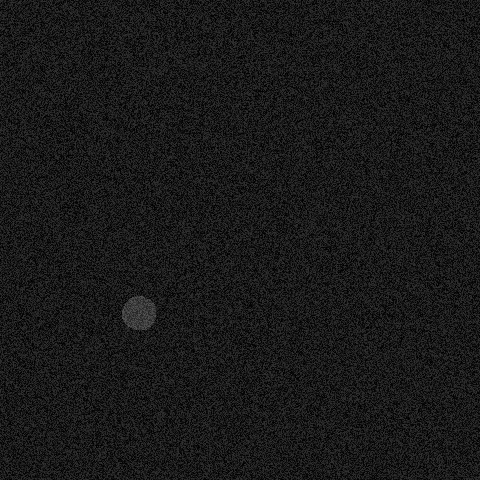
#> input picture DASTA-baptist_branch/ground_station/generated/img10.png, 480 x 480 px, given in place of the camera
$ python irCam.py
#> lines starting #> are read from the running program, lines starting #| are printed output that depends on the picture; after the words box and inside, x2 and y2 are one past the last pixel; in counts of white or black regions, pixels touching at a corner belong together
#> in main, originalFrame is the input picture: shape (480, 480, 3); min 0, max 86, mean 25.1
import cv2
import numpy as np
from skimage.morphology import skeletonize
import time

#structure "entity" pour stocker des informations sur un segment de l'image
class Entity:
    def __init__(self, centoid, endPoints, distances, skeletonLength):
        self.centoid = centoid # centre de l'entité
        self.endPoints = endPoints #liste des extrémités du squelette de l'entité
        self.distances = distances #liste des distances des extrémités au bord le plus proche
        self.skeletonLength = skeletonLength #longueur du squelette de l'entité

    def chosePoints(self, distanceThreshold=4):
        #si le squelette n'a pas d'extrémité (donc pas de endPoints), on retourne le centre de l'entité, cela arrive pour les objets parfaitement ronds
        if len(self.endPoints)==0:
            return [[self.centoid[0],self.centoid[1]]]

        #si la longueur du squelette est plus grande que distanceThreshold fois la distance maximale à chaque extrémité, ça veut dire que l'entité est longue, donc on retourne les extrémités
        if (self.skeletonLength>distanceThreshold*np.max(self.distances)):
            return self.endPoints
        else:
            return [[self.centoid[0],self.centoid[1]]]#sinon on retourne le centre de l'entité car c'est probablement un objet plus ou moins rond

    def __str__(self):
        return f"Centoid: {self.centoid}, EndPoints: {self.endPoints}, Distances: {self.distances}, SkeletonLength: {self.skeletonLength}"

def scanEntities(labels):
    """
    Cette fonction prend en entrée une image de labels et retourne une liste d'entités, chaque entité contient des informations sur un segment de l'image

    labels: np.array, image de labels -> chaque pixel de l'image est un entier qui correspond à un label, les pixels qui ont le même label font partie du même segment

    on retourne une liste d'entités, chaque entité contient:
    - le centoid du segment
    - les endPoints du squelette du segment
    - les distances transformées aux endPoints
    - la longueur du squelette
    """
    n_entities = np.max(labels) #nombre de labels
    entities = [] #liste d'entités à retourner à la fin
    kernel = np.array([[1,1,1],[1,10,1],[1,1,1]]) #kernel pour trouver les endPoints du squelette

    for i in range(1,n_entities+1):

        #séparer le label i du reste de l'image
        mask = np.zeros(labels.shape,dtype=np.uint8)
        mask[labels==i] = 1

        #calculer le centoid du label
        M = cv2.moments(mask)
        if M["m00"] == 0:
            continue
        centoid = (M["m01"] / M["m00"],M["m10"] / M["m00"])

        #squelettiser le label, le resultat est une image binaire
        skeleton = np.uint8(skeletonize(mask))

        #convolution du squelette avec le kernel, les extrémités (une seule connection) sont les pixels qui ont exactement une valeur de 11 après la convolution
        endPoints = np.uint16(np.argwhere(cv2.filter2D(skeleton,-1,kernel)==11))

        #calculer la longueur du squelette
        skeletonLength = np.sum(skeleton)

        #calculer la transformée de distance pour ce label -> la distance transformée est la distance de chaque pixel au bord le plus proche
        distTransorm = cv2.distanceTransform(mask,cv2.DIST_L2,5)

        #on ne garde que les distances aux endPoints -> si seulement on pouvait ne calculer la transformée de distance que pour les endPoints, ça serait plus rapide
        distances = distTransorm[endPoints[:,0],endPoints[:,1]]

        #on crée une nouvelle entité et on l'ajoute à la liste
        entities.append(Entity(centoid, endPoints, distances, skeletonLength))

    return entities

def preProcess(grayScale, expectedEntities, threshold=80):
    #normaliser l'image permet d'aussi bien traiter les images dans lesquelles il y a beaucoup de lumière que celles dans lesquelles il y en a peu -> attention au bruit et à l'environnement qui doit rester moins lumineux que les leds
#> called with expectedEntities = 2, threshold = 80
    normalized = np.uint8(np.round(255.0/np.float64(np.max(grayScale))*np.float32(grayScale)))
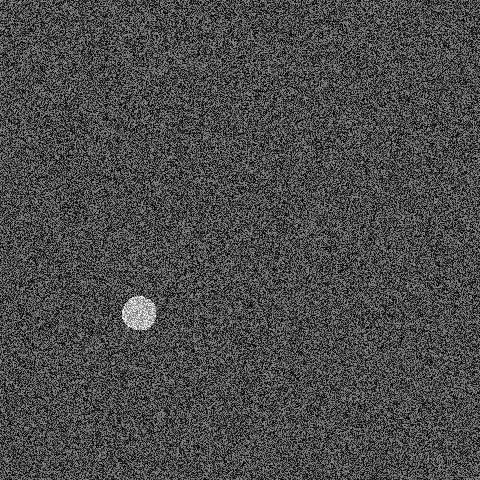
#> normalized: shape (480, 480); min 0, max 255, mean 74.5

    # on seuilise l'image pour ne garder que les objets qui sont les plus lumineux
    thresholded = cv2.threshold(normalized,threshold,255,cv2.THRESH_BINARY)[1] #si besoin pour de meilleurs résultats, il faudra utiliser une seuil à hystérésis plutôt qu'un seuil simple, mais pour l'instant ça marche bien avec un seuil de 110
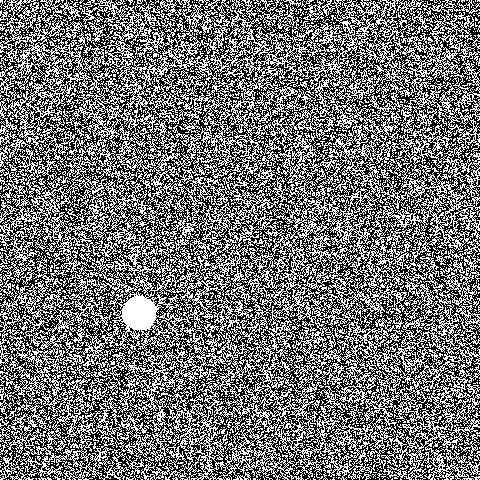
#> thresholded: shape (480, 480); 45.2% white in thin lines or dots

    #on sépare les objets qui ne se touchent pas
    ret, labels = cv2.connectedComponents(np.uint8(thresholded))
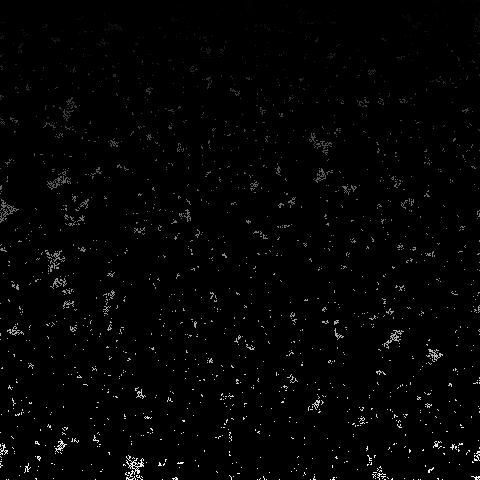
#> labels: shape (480, 480) int32; min 0, max 1794, mean 26; drawn with min black and max white
#> ret = 1795

    n_labels = np.max(labels)
#> n_labels = 1794

    #si il y a trop de labels, c'est peut-être parce qu'une led apparait en plusieurs morceaux, on peut essayer de dilater l'image pour refermer les petits trous
    if np.max(labels)>expectedEntities:
        kernel = np.ones((5,5),np.uint8)
        dilated = cv2.dilate(thresholded,kernel,iterations = 1)
#> dilated: shape (480, 480); every value is 255
        ret, labels = cv2.connectedComponents(np.uint8(dilated))
#> labels: shape (480, 480) int32; every value is 1
#> ret = 2

    return labels

def process(grayScale,expectedEntities):
    #on prétraite l'image pour en extraire les différents objets
    labels = preProcess(grayScale,expectedEntities)

    #on compte le nombre d'objets
    n_labels = np.max(labels)
#> n_labels = 1

    # s'il y a trop d'objet, c'est probablement du bruit
    if n_labels>expectedEntities:
        return []

    #mais sinon on cherche à décrire les entités, on cherche à carractériser leur forme pour proposer des positions des leds
    entities = scanEntities(labels)
#> after the loop in scanEntities, `for i in range(1,n_entities+1):`:
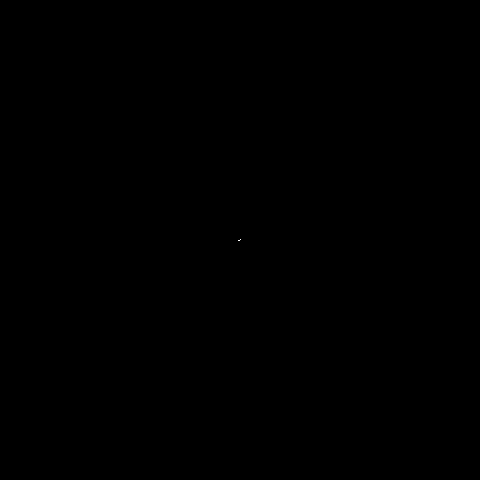
#> skeleton: shape (480, 480); values 0 (black) and 1 (white), 0% white in thin lines or dots, all inside (x1, y1, x2, y2) = (238, 239, 241, 241)
#> entities = 1 item

    #on retourne les points choisi des entités dans une liste -> c'est ce qu'on va envoyer en bluetooth
    return [entity.chosePoints() for entity in entities]


ledNumber = 2 #nombre de leds attendues


def init():
    print("opening camera")
    cap = cv2.VideoCapture(1)
    # set to 480p
    # cap.set(cv2.CAP_PROP_FRAME_WIDTH, 640)
    # cap.set(cv2.CAP_PROP_FRAME_HEIGHT, 480)

    return cap


def main(cap):
    ret,originalFrame = cap.read()

    if ret is False:
        return None, None

    #tout le traitement se fait en niveau de gris
    gray = cv2.cvtColor(originalFrame, cv2.COLOR_BGR2GRAY)

    #on traite l'image
    entity_points = process(gray, expectedEntities=ledNumber)
#> entity_points = [[[239.5, 239.5]]]


    return entity_points, originalFrame


if __name__ == "__main__":
    cap = init()

    while(cap.isOpened()):

        entity_points, originalFrame = main(cap)
#> entity_points = [[[239.5, 239.5]]]
        if originalFrame is None:
            continue

        #pour l'affichage, on veut une image plus grande et en couleur (originalFrame l'est déjà)
        frame2show = cv2.resize(originalFrame,(originalFrame.shape[1]*2,originalFrame.shape[0]*2))
        #on ajoute le nombre de d'objets trouvés sur l'image
        cv2.putText(frame2show,str(len(entity_points))+ "/"+str(ledNumber),(50,50), cv2.FONT_HERSHEY_SIMPLEX, 1,(255,255,255),2,cv2.LINE_AA)
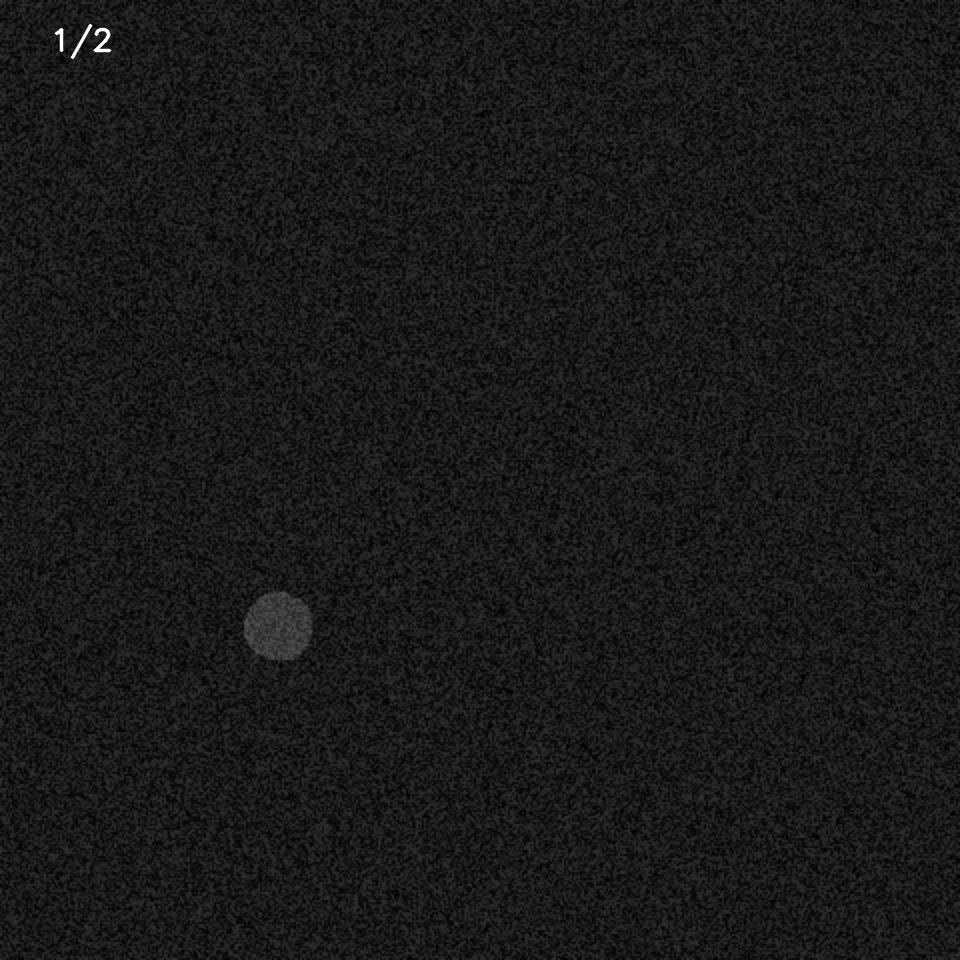
#> frame2show: shape (960, 960, 3); min 0, max 255, mean 25.2
        #et on les ajoute sur l'image
        for segment in entity_points:
            for point in segment:
                cv2.circle(frame2show,(round(point[1]*2),round(point[0]*2)), 5, (0,0,255), -1)
#> this loop made 1 pass
#> frame2show: shape (960, 960, 3); 0.01% of pixels changed, all inside (x1, y1, x2, y2) = (474, 474, 485, 485)

        #puis on affiche l'image
        cv2.imshow('frame',frame2show)
        if cv2.waitKey(1) & 0xFF == ord('q'):
#> (key q is pressed here)
            break

$ run again, on DASTA-baptist_branch/ground_station/generated/img102.png
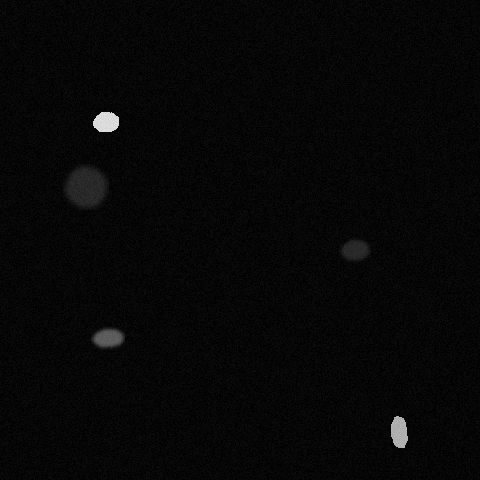
#> input picture DASTA-baptist_branch/ground_station/generated/img102.png, 480 x 480 px, given in place of the camera
#> in main, originalFrame is the input picture: shape (480, 480, 3); min 0, max 225, mean 7
#> in preProcess, `thresholded = cv2.threshold(normalized,threshold,255,cv2.THRESH_BINARY..`:
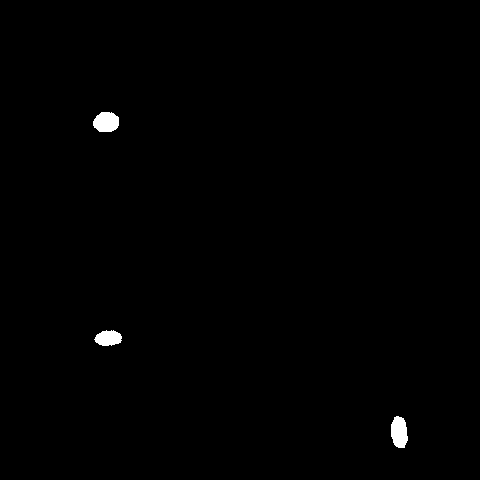
#> thresholded: shape (480, 480); 0.52% white; 3 white regions, box (x1, y1, x2, y2) and area: (391, 416, 408, 448) 429, (93, 112, 119, 132) 425, (94, 330, 122, 346) 334
#> ret = 4
#> in preProcess, `n_labels = np.max(labels)`: n_labels = 3
#> dilated: shape (480, 480); 0.78% white; 3 white regions, box (x1, y1, x2, y2) and area: (389, 414, 410, 450) 641, (91, 110, 121, 134) 626, (92, 328, 124, 348) 534
#> in main, `entity_points = process(gray, expectedEntities=ledNumber)`: entity_points = []
#> `cv2.putText(frame2show,str(len(entity_points))+ "/"+str(ledNumber),(50..`:
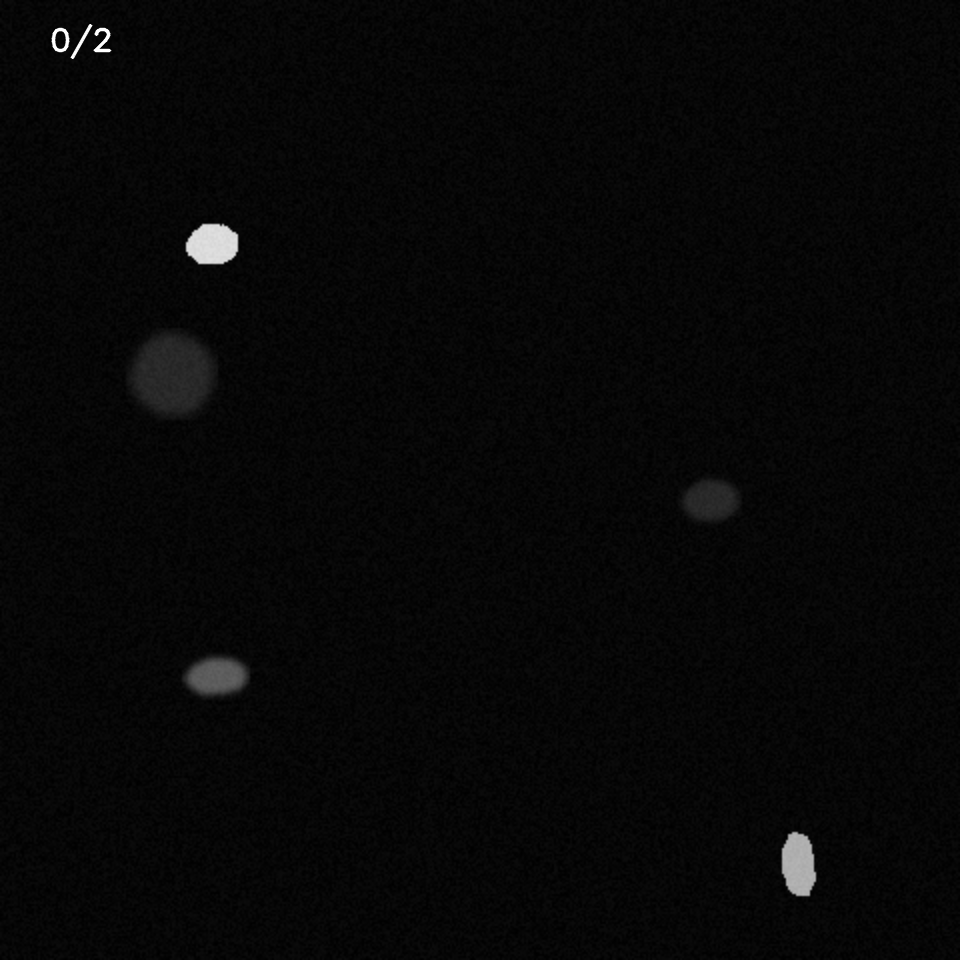
#> frame2show: shape (960, 960, 3); min 0, max 255, mean 7.1

$ run again, on DASTA-baptist_branch/ground_station/generated/img103.png
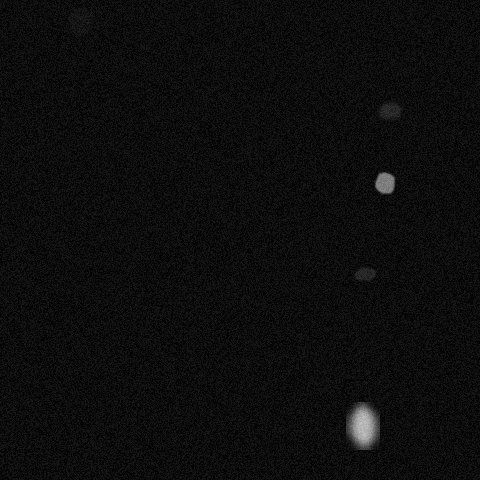
#> input picture DASTA-baptist_branch/ground_station/generated/img103.png, 480 x 480 px, given in place of the camera
#> in main, originalFrame is the input picture: shape (480, 480, 3); min 0, max 195, mean 13.1
#> in preProcess, `thresholded = cv2.threshold(normalized,threshold,255,cv2.THRESH_BINARY..`:
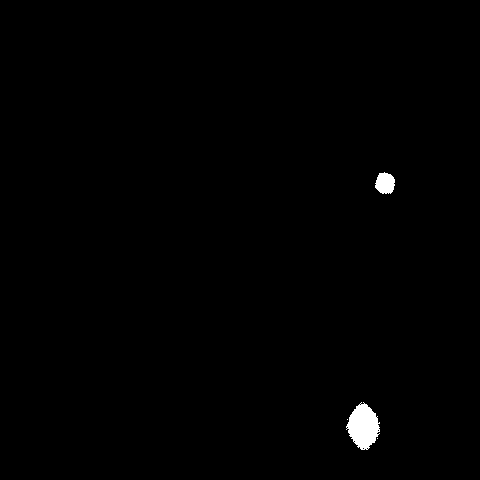
#> thresholded: shape (480, 480); 0.61% white; 4 white regions (2 under 20 px), largest, box (x1, y1, x2, y2) and area: (346, 402, 380, 450) 1068, (375, 172, 395, 194) 338
#> in preProcess, `ret, labels = cv2.connectedComponents(np.uint8(thresholded))`: ret = 5
#> in preProcess, `n_labels = np.max(labels)`: n_labels = 4
#> dilated: shape (480, 480); 0.86% white; 2 white regions, box (x1, y1, x2, y2) and area: (344, 400, 382, 452) 1455, (373, 170, 397, 196) 527
#> in preProcess, `ret, labels = cv2.connectedComponents(np.uint8(dilated))`: ret = 3
#> in process, `n_labels = np.max(labels)`: n_labels = 2
#> entities = 2 items
#> in main, `entity_points = process(gray, expectedEntities=ledNumber)`: entity_points = [[[182.9, 384.7]], [[409, 363], [427, 374], [428, 346], [442, 364]]]
#> the loop `for segment in entity_points:` made 2 passes
#> segment on passes 1 to 2: [[182.9, 384.7]], [[409, 363], [427, 374], [428, 346], [442, 364]]
#> after the loop `for segment in entity_points:`:
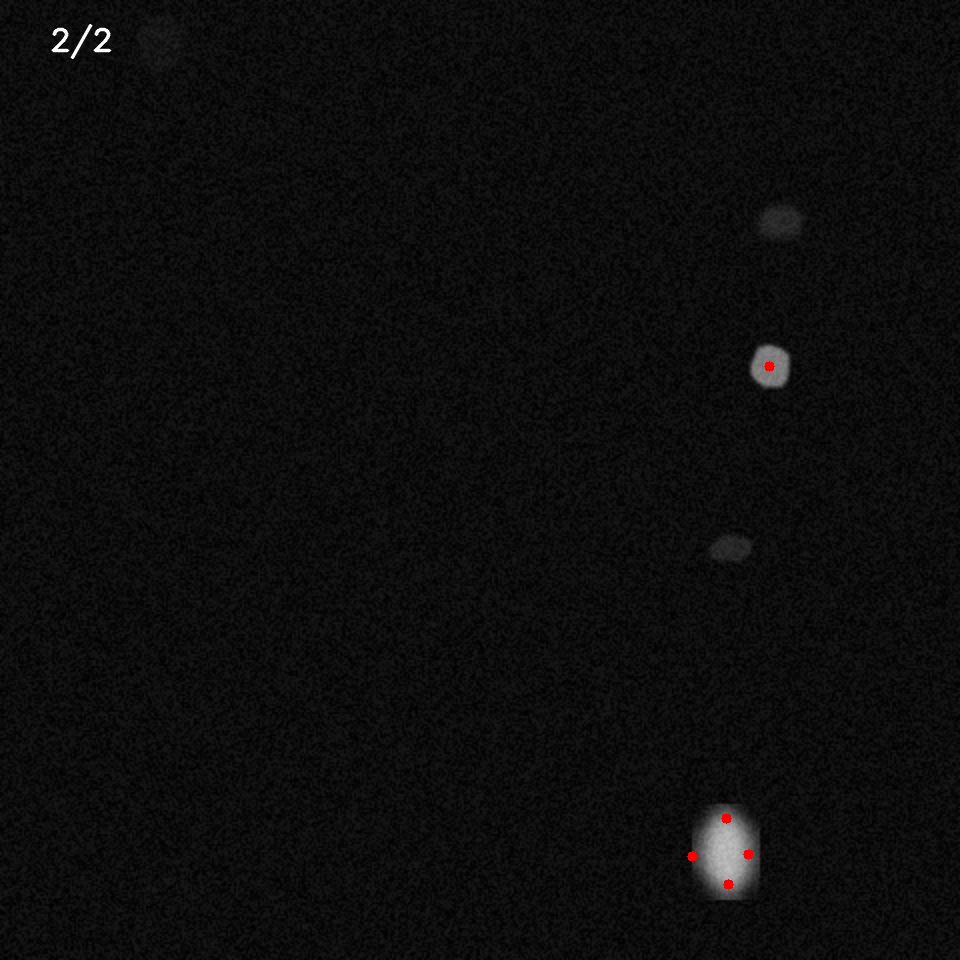
#> frame2show: shape (960, 960, 3); mean B, G, R 13.1, 13.1, 13.2
